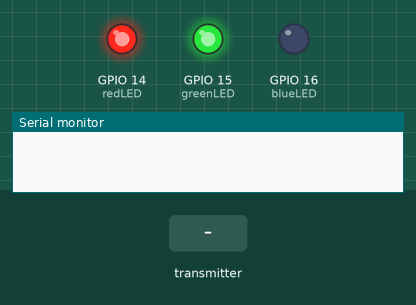
Recording of a sketch running on a simulated ESP32. Shown: output pins drawn as LEDs (lit = HIGH), the last lines printed to the serial monitor. The test bench sets the inputs (shaded band).

Above: at 1.2 s.
1.3 s: the transmitter starts sending a = 0
At 2.0 s:
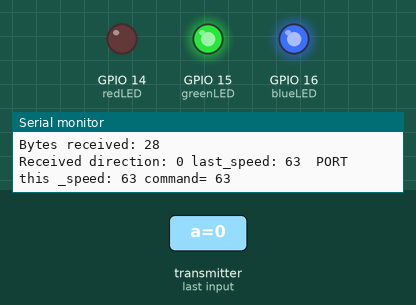
3.0 s: the transmitter starts sending direction = 64
At 4.4 s:
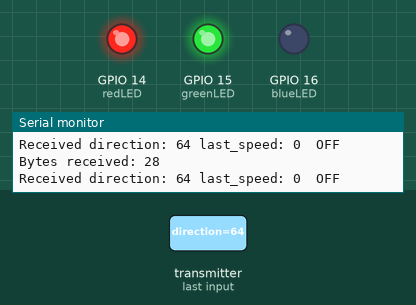
5.2 s: the transmitter starts sending direction = 0
At 6.2 s:
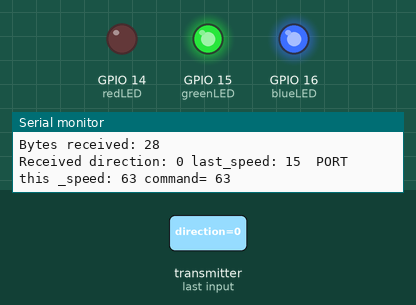
6.7 s: the transmitter starts sending direction = 128
At 7.3 s:
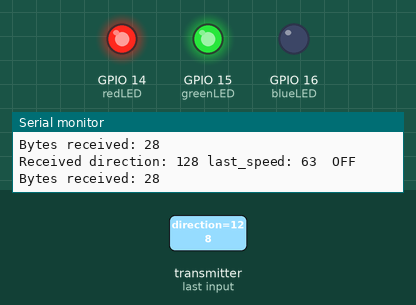
Timing chart, 0 to 9.2 s (numbered marks = the images above; inputs shaded):
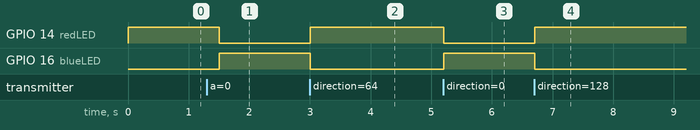

Measured:
- after the input at 1.3 s, GPIO 14 (redLED): HIGH → LOW after 0.20 s; GPIO 16 (blueLED): LOW → HIGH after 0.20 s
- after the input at 3.0 s, GPIO 14 (redLED): LOW → HIGH at once; GPIO 16 (blueLED): HIGH → LOW at once
- after the input at 5.2 s, GPIO 14 (redLED): HIGH → LOW at once; GPIO 16 (blueLED): LOW → HIGH at once
- after the input at 6.7 s, GPIO 14 (redLED): LOW → HIGH at once; GPIO 16 (blueLED): HIGH → LOW at once

The sketch:

receiver_sketch.ino
```cpp
// (licence header left out)
#include <esp_now.h>
#include <WiFi.h>
#define redLED 14
#define greenLED 15
#define blueLED 16
#define RX1PIN 7
#define TX1PIN 8   //UART1 configured

uint8_t dataReceived =0;
uint8_t ledState  =0; // start LED off
int this_speed, last_speed =0;  // 0 (stop) to 63 (max)
uint8_t this_direction, last_direction =0;
uint8_t command =0;
// Structure example to receive data
// Must match the sender structure
typedef struct struct_message {
  char a[12];
  int b;
  float c;
  bool d;
  uint8_t direction;
  int duration;
} struct_message;

// Create a struct_message called myData
struct_message myData;

// callback function that will be executed when data is received
void OnDataRecv(const uint8_t * mac, const uint8_t *incomingData, int len) {
  dataReceived=1;
  memcpy(&myData, incomingData, sizeof(myData));
  Serial.print("Bytes received: ");
  Serial.println(len);
}

void setup() {
// Set up pins
  pinMode(redLED, OUTPUT);
  pinMode(greenLED, OUTPUT);
  pinMode(blueLED, OUTPUT);

// LED pins are active low - start with Blue on
  digitalWrite(blueLED, LOW);
  digitalWrite(greenLED, HIGH);
  digitalWrite(redLED, HIGH);

  // Initialize Serial Monitor
  Serial.begin(115200);
  // Initialize Serial1 to communicate with motor driver
  Serial1.begin(19200, SERIAL_8N1, RX1PIN, TX1PIN);
  // Set device as a Wi-Fi Station
  WiFi.mode(WIFI_STA);

  // Init ESP-NOW
  if (esp_now_init() != ESP_OK) {
    Serial.println("Error initializing ESP-NOW");
    return;
  }

  // Once ESPNow is successfully Init, we will register for recv CB to
  // get recv packer info
  esp_now_register_recv_cb(OnDataRecv);
}

void loop() {
  //check if data is received
  if (dataReceived){
    dataReceived=0;
    //update the LED color
    Serial.print("Received direction: ");
    this_direction=myData.direction;
    Serial.print(this_direction);
//    Serial.print(" duration: ");
//    Serial.println(myData.duration);
    Serial.print(" last_speed: ");
    Serial.print(last_speed);

    // PORT
    if (this_direction==0){
      Serial.print("  PORT");
      digitalWrite(greenLED, HIGH);digitalWrite(redLED, LOW);digitalWrite(blueLED, HIGH);
      //speed control
      if(last_direction==0) // last command was same direction
        this_speed=0x3F; // full speed
      else this_speed=0x0F; // ramp up speed
      Serial.print(" this _speed: ");
      Serial.print(this_speed);
      command = (0b00000000|this_speed);
      Serial.print(" command= ");Serial.println(command);
      //motorA @ this_speed forward
      Serial1.write(command);
      last_speed=this_speed;
      last_direction=this_direction;
    }
    else if (this_direction==1){
      Serial.print("  STARBOARD");
      digitalWrite(greenLED, LOW);digitalWrite(blueLED, HIGH);digitalWrite(redLED, HIGH);
      if(last_direction==1) // last command was same direction
        this_speed=0x3F; // full speed
      else this_speed=0x0F; // ramp up speed
      Serial.print(" this _speed: ");
      Serial.print(this_speed);
      command = (0b01000000|this_speed);
      Serial.print(" command= ");Serial.println(command);
      //motorA @ this_speed reverse
      Serial1.write(command);
      last_speed=this_speed;
      last_direction=this_direction;
    }
    else {
      Serial.println("  OFF");
      digitalWrite(greenLED, HIGH);
      digitalWrite(redLED, HIGH);
      digitalWrite(blueLED, LOW);
      //send empty command to motor driver
      Serial1.write(0x00);
      last_speed=0;
      last_direction=this_direction;
    }
  }
  else{   // NO COMMS FROM TRANSMITTER
      //send empty command to motor driver
    Serial1.write(0x00);
    delay (200);
  }
  delay(100);

}


// Cytron serial control

// Bit 7 (Channel):
// 0 for selecting motor A (Cytron calls LEFT).
// 1 for selecting motor B (Cytrn calls RIGHT) BRIGHT.

// Bit 6 (Direction):
// 0 to set motor direction to CW.
// 1 to set motor direction to CCW.

// Bit 0 - 5 (Speed):
// 0b000000 or 0 (decimal) to stop.
// 0b111111 or 63 (decimal) to full speed.

// packet = bytearray()
// speed = 0
// currentSpeed = 0
// previousSpeed = 0
// motorLeft = 0
// motorRight = 0
// motorDirection = False

// try:
//     while True:
//         if currentSpeed != previousSpeed:
//             print("Motor Speed: {}, Left: {}, Right: {}".format(speed, motorLeft, motorRight))
//             previousSpeed = currentSpeed

//             packet.append(motorLeft)
//             packet.append(motorRight)
//             serialPort.write(packet)
//             packet.clear()
```
